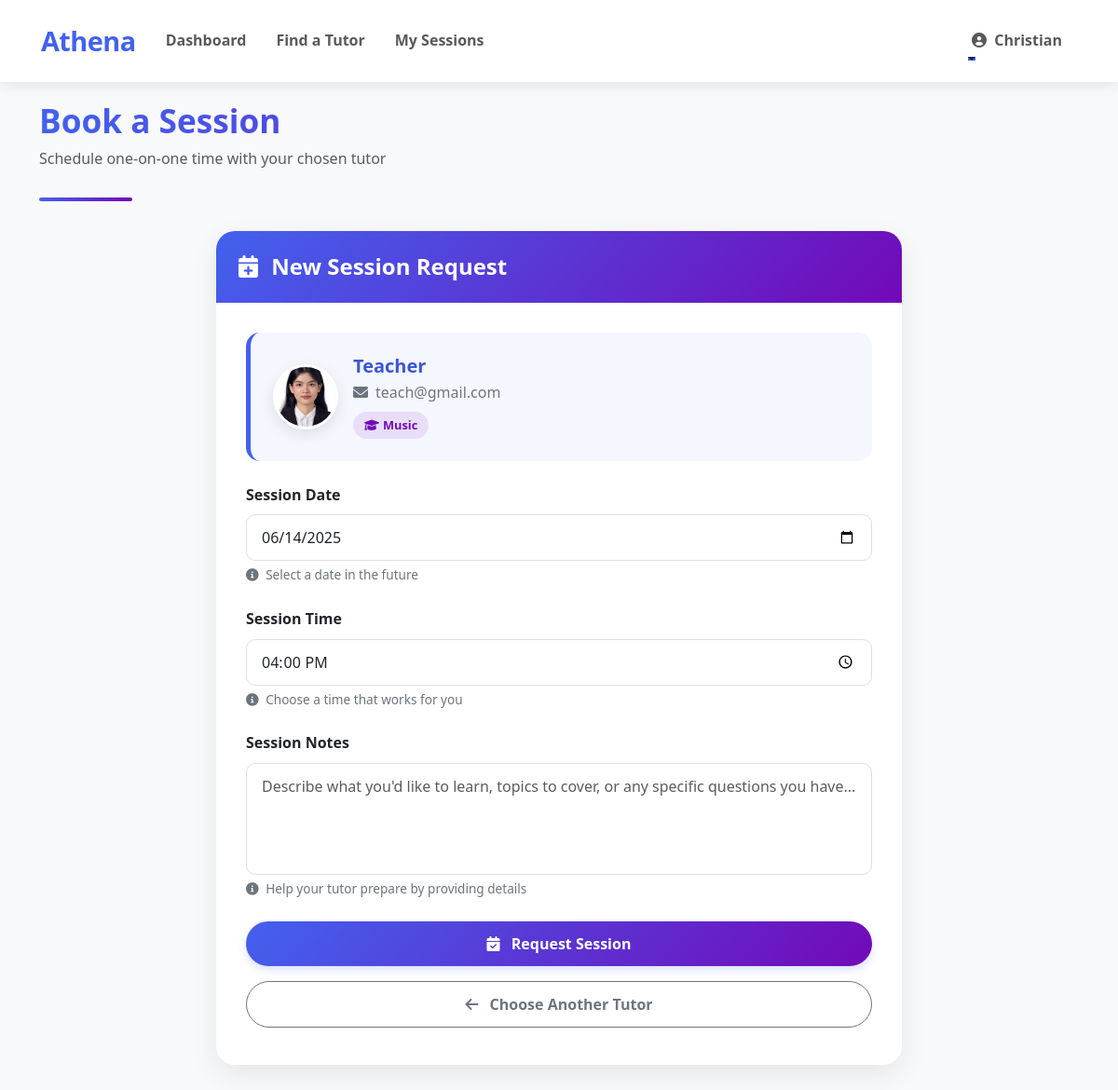
The app's page /book-session.php?tutor_id=1 (signed in) with its own data.
### tables this page shows
CREATE TABLE `students` (
  `id` int(11) NOT NULL,
  `name` varchar(100) NOT NULL,
  `email` varchar(100) NOT NULL,
  `phone` varchar(20) DEFAULT NULL,
  `password` varchar(255) NOT NULL,
  `status` enum('active','inactive') DEFAULT 'active',
  `created_at` timestamp NOT NULL DEFAULT current_timestamp(),
  `phone_number` varchar(20) DEFAULT NULL,
  `profile_image` varchar(255) DEFAULT NULL
);

CREATE TABLE `tutors` (
  `id` int(11) NOT NULL,
  `name` varchar(100) NOT NULL,
  `email` varchar(100) NOT NULL,
  `phone` varchar(20) DEFAULT NULL,
  `password` varchar(255) NOT NULL,
  `status` enum('active','inactive') DEFAULT 'active',
  `profile_image` varchar(255) DEFAULT NULL,
  `created_at` timestamp NOT NULL DEFAULT current_timestamp(),
  `specialty` varchar(255) DEFAULT NULL,
  `description` text DEFAULT NULL,
  `rating` decimal(3,2) DEFAULT 0.00,
  `hourly_rate` decimal(10,2) DEFAULT 0.00,
  `experience` int(11) DEFAULT 0 COMMENT 'Years of teaching experience',
  `bio` text DEFAULT NULL COMMENT 'Tutor biography/profile description',
  `phone_number` varchar(20) DEFAULT NULL COMMENT 'Tutors contact phone number'
);

### book-session.php (the view, shortened to what this page needs)
<?php
require 'db.php';
$student_id = $_SESSION['user_id'];
$selected_tutor = null;
$error = '';
if (!isset($_GET['tutor_id']) || !filter_var($_GET['tutor_id'], FILTER_VALIDATE_INT)) {
    $error = "No tutor specified or invalid tutor ID.";
} else {
    $tutor_id = (int)$_GET['tutor_id'];
    $stmt = $conn->prepare("SELECT id, name, email, specialty, profile_image FROM tutors WHERE id = ? AND status = 'active'");
    $stmt->execute([$tutor_id]);
    $selected_tutor = $stmt->fetch(PDO::FETCH_ASSOC);
}
$stmt_student = $conn->prepare("SELECT name FROM students WHERE id = ?");
$stmt_student->execute([$student_id]);
$student = $stmt_student->fetch();
?>
<!DOCTYPE html>
<html lang="en">
<head>
    <link rel="stylesheet" href="https://cdn.jsdelivr.net/npm/bootstrap@5.3.0/dist/css/bootstrap.min.css">
    <link rel="stylesheet" href="https://cdnjs.cloudflare.com/ajax/libs/font-awesome/6.0.0/css/all.min.css">
</head>
<body>
    <nav class="navbar navbar-expand-lg navbar-light">
        <div class="container">
            <a class="navbar-brand" href="student-dashboard.php">Athena</a>
            <div class="collapse navbar-collapse" id="navbarNav">
                <ul class="navbar-nav me-auto">
                    <li class="nav-item">
                        <a class="nav-link" href="student-dashboard.php">Dashboard</a>
                    </li>
                    <li class="nav-item">
                        <a class="nav-link" href="find-tutor.php">Find a Tutor</a>
                    </li>
                    <li class="nav-item">
                        <a class="nav-link" href="my-sessions.php">My Sessions</a>
                    </li>
                </ul>
                <ul class="navbar-nav">
                    <li class="nav-item dropdown">
                        <a class="nav-link dropdown-toggle" href="#" id="navbarDropdown" role="button" data-bs-toggle="dropdown">
                            <i class="fas fa-user-circle me-1"></i> <?php echo htmlspecialchars($student['name'] ?? 'Student'); ?>
                        </a>
                    </li>
                </ul>
            </div>
        </div>
    </nav>
    <div class="booking-container">
        <div class="container">
            <div class="page-header">
                <h2>Book a Session</h2>
                <p class="text-muted">Schedule one-on-one time with your chosen tutor</p>
            </div>
            <div class="row justify-content-center">
                <div class="col-lg-8">
                    <div class="booking-card">
                        <div class="card-header">
                            <h3><i class="fas fa-calendar-plus me-2"></i> New Session Request</h3>
                        </div>
                        <div class="card-body">
                            <?php if ($selected_tutor && empty($error) || ($selected_tutor && $_SERVER['REQUEST_METHOD'] == 'POST' && !empty($error))): ?>
                                <div class="tutor-info-card">
                                    <img src="<?php echo !empty($selected_tutor['profile_image']) ? htmlspecialchars($selected_tutor['profile_image']) : 'person-circle.svg'; ?>" alt="Tutor" class="tutor-avatar">
                                    <div class="tutor-details">
                                        <h5><?php echo htmlspecialchars($selected_tutor['name']); ?></h5>
                                        <?php if (!empty($selected_tutor['email'])): ?>
                                            <p><i class="fas fa-envelope me-2"></i><?php echo htmlspecialchars($selected_tutor['email']); ?></p>
                                        <?php endif; ?>
                                        <?php if (!empty($selected_tutor['specialty'])): ?>
                                            <span class="specialty"><i class="fas fa-graduation-cap me-1"></i><?php echo htmlspecialchars($selected_tutor['specialty']); ?></span>
                                        <?php endif; ?>
                                    </div>
                                </div>
                                <form method="POST" action="book-session.php?tutor_id=<?php echo htmlspecialchars($selected_tutor['id']); ?>">
                                    <div class="mb-4">
                                        <label for="session_date" class="form-label">Session Date</label>
                                        <input type="date" id="session_date" name="session_date" class="form-control" required
                                               min="<?php echo date('Y-m-d'); ?>" value="<?php echo isset($_POST['session_date']) ? htmlspecialchars($_POST['session_date']) : ''; ?>">
                                        <div class="form-text">
                                            <i class="fas fa-info-circle me-1"></i> Select a date in the future
                                        </div>
                                    </div>
                                    <div class="mb-4">
                                        <label for="session_time" class="form-label">Session Time</label>
                                        <input type="time" id="session_time" name="session_time" class="form-control" required
                                               value="<?php echo isset($_POST['session_time']) ? htmlspecialchars($_POST['session_time']) : ''; ?>">
                                        <div class="form-text">
                                            <i class="fas fa-info-circle me-1"></i> Choose a time that works for you
                                        </div>
                                    </div>
                                    <div class="mb-4">
                                        <label for="notes" class="form-label">Session Notes</label>
                                        <textarea id="notes" name="notes" class="form-control"
                                                  placeholder="Describe what you'd like to learn, topics to cover, or any specific questions you have..."><?php echo isset($_POST['notes']) ? htmlspecialchars($_POST['notes']) : ''; ?></textarea>
                                        <div class="form-text">
                                            <i class="fas fa-info-circle me-1"></i> Help your tutor prepare by providing details
                                        </div>
                                    </div>
                                    <div class="d-grid gap-2">
                                        <button type="submit" class="btn btn-primary">
                                            <i class="fas fa-calendar-check me-2"></i> Request Session
                                        </button>
                                        <a href="find-tutor.php" class="btn btn-outline-secondary">
                                            <i class="fas fa-arrow-left me-2"></i> Choose Another Tutor
                                        </a>
                                    </div>
                                </form>
                            <?php endif; ?>
                        </div>
                    </div>
                </div>
            </div>
        </div>
    </div>
</body>
</html>

### book-session.php (style rules this page uses)
:root { --primary: #4361ee; --primary-dark: #3a56d4; --secondary: #7209b7; --accent: #f72585; --light: #f8f9fa; --dark: #212529; --gray-light: #e9ecef; --success: #38b000; --warning: #ffaa00; --info: #3a86ff; }
body { font-family: 'Segoe UI', Tahoma, Geneva, Verdana, sans-serif; color: var(--dark); line-height: 1.6; background-color: var(--light); padding-top: 76px; }
.navbar { padding: 1rem 2rem; background: #fff; box-shadow: 0 2px 15px rgba(0,0,0,0.1); position: fixed; top: 0; width: 100%; z-index: 1000; }
.navbar-brand { font-weight: 800; font-size: 1.8rem; color: var(--primary); letter-spacing: -0.5px; }
.nav-link { font-weight: 600; margin: 0 0.5rem; position: relative; transition: all 0.3s ease; }
.nav-link::after { content: ''; position: absolute; width: 0; height: 2px; bottom: 0; left: 0; background-color: var(--primary); transition: width 0.3s ease; }
.booking-container { padding: 2rem 0; }
.page-header { margin-bottom: 2rem; position: relative; padding-bottom: 1rem; }
.page-header h2 { font-size: 2.2rem; font-weight: 800; margin-bottom: 0.5rem; background: linear-gradient(to right, var(--primary), var(--secondary)); -webkit-background-clip: text; -webkit-text-fill-color: transparent; }
.page-header::after { content: ''; position: absolute; bottom: 0; left: 0; width: 100px; height: 4px; background: linear-gradient(to right, var(--primary), var(--secondary)); border-radius: 2px; }
.booking-card { border: none; border-radius: 20px; box-shadow: 0 10px 30px rgba(0,0,0,0.08); overflow: hidden; background-color: #fff; transition: all 0.3s ease; }
.booking-card .card-header { background: linear-gradient(135deg, var(--primary), var(--secondary)); color: white; border: none; padding: 1.5rem; position: relative; }
.booking-card .card-header h3 { font-weight: 700; margin: 0; font-size: 1.5rem; }
.booking-card .card-body { padding: 2rem; }
.tutor-info-card { background-color: rgba(67, 97, 238, 0.05); border-radius: 15px; border-left: 5px solid var(--primary); padding: 1.5rem; margin-bottom: 1.5rem; transition: all 0.3s ease; display: flex; align-items: center; }
.tutor-avatar { width: 70px; height: 70px; border-radius: 50%; object-fit: cover; margin-right: 1rem; border: 3px solid white; box-shadow: 0 5px 15px rgba(0,0,0,0.1); }
.tutor-details h5 { font-weight: 700; margin-bottom: 0.25rem; color: var(--primary-dark); }
.tutor-details p { margin-bottom: 0.25rem; color: #6c757d; }
.tutor-details .specialty { display: inline-block; background-color: rgba(114, 9, 183, 0.1); color: var(--secondary); border-radius: 50px; font-size: 0.8rem; padding: 0.25rem 0.75rem; margin-top: 0.25rem; font-weight: 600; }
.form-label { font-weight: 600; color: var(--dark); margin-bottom: 0.5rem; }
.form-control { border-radius: 10px; padding: 0.75rem 1rem; border: 1px solid #e0e0e0; transition: all 0.3s ease; }
textarea.form-control { min-height: 120px; resize: none; }
.form-text { color: #6c757d; font-size: 0.85rem; margin-top: 0.25rem; }
.btn { border-radius: 50px; padding: 0.75rem 1.5rem; font-weight: 600; transition: all 0.3s ease; margin-bottom: 0.5rem; }
.btn-primary { background: linear-gradient(135deg, var(--primary), var(--secondary)); border: none; box-shadow: 0 4px 10px rgba(67, 97, 238, 0.2); }

### records on screen
students: name "Christian"
tutors: profile_image (picture), name "Teacher", email "teach@gmail.com", specialty "Music"
